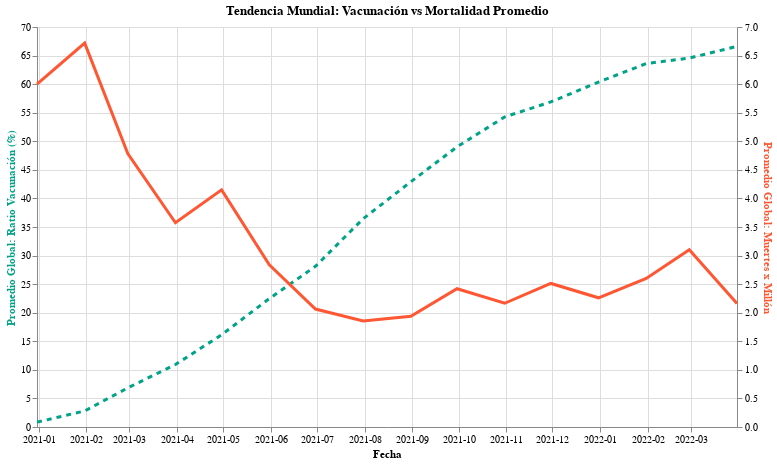

Here is the notebook cell this chart was saved with:
### Code cell
# --- 1. PREPARACIÓN DE DATOS GLOBAL ---
df['date'] = pd.to_datetime(df['date'])

# Calculamos la tasa por millón a nivel fila (diario por país) si no existe
# Esto es necesario para luego poder sacar el promedio global de esta tasa
if 'population' in df.columns:
    df['death_rate_per_million'] = (df['New_deaths'] / df['population']) * 1_000_000
else:
    # Fallback por si no hay población, usamos muertes directas
    df['death_rate_per_million'] = df['New_deaths']

# Agrupamos SOLO por fecha (Month End) para obtener el promedio mundial
# .mean() aquí colapsa todos los países en un solo valor por mes
df_global = df.set_index('date').resample('ME').agg({
    'ratio': 'mean',                    # Promedio del avance de vacunación
    'death_rate_per_million': 'mean'    # Promedio de la tasa de mortalidad
}).reset_index()

# --- 2. CREACIÓN DEL GRÁFICO ---
base = alt.Chart(df_global).encode(
    x=alt.X('date:T', title='Fecha', axis=alt.Axis(format='%Y-%m'))
)

# Línea 1: Ratio Vacunación Promedio (Punteada, Cian)
line_vaccine = base.mark_line(strokeDash=[5, 5], strokeWidth=3).encode(
    y=alt.Y('ratio:Q', 
            title='Promedio Global: Ratio Vacunación (%)', 
            axis=alt.Axis(titleColor='#00A388')),
    color=alt.value('#00A388'), # Mismo color cian/verde
    tooltip=['date', alt.Tooltip('ratio', format='.2f')]
)

# Línea 2: Tasa Muertes Promedio (Sólida, Rojo/Naranja)
line_death = base.mark_line(strokeWidth=3).encode(
    y=alt.Y('death_rate_per_million:Q', 
            title='Promedio Global: Muertes x Millón', 
            axis=alt.Axis(titleColor='#FF5733')),
    color=alt.value('#FF5733'), # Mismo color rojo/naranja
    tooltip=['date', alt.Tooltip('death_rate_per_million', format='.2f')]
)

# --- 3. COMBINACIÓN ---
chart_global = alt.layer(
    line_vaccine, 
    line_death
).resolve_scale(
    y='independent' # Escalas independientes
).properties(
    title='Tendencia Mundial: Vacunación vs Mortalidad Promedio',
    width=700,
    height=400
)

display(chart_global)

### Figure 1 — Vega-Lite specification as saved in the notebook (floating-point values rounded to 4 significant figures)
{"config": {"view": {"continuousWidth": 300, "continuousHeight": 300}}, "layer": [{"mark": {"type": "line", "strokeDash": [5, 5], "strokeWidth": 3}, "encoding": {"color": {"value": "#00A388"}, "tooltip": [{"field": "date", "type": "temporal"}, {"field": "ratio", "format": ".2f", "type": "quantitative"}], "x": {"axis": {"format": "%Y-%m"}, "field": "date", "title": "Fecha", "type": "temporal"}, "y": {"axis": {"titleColor": "#00A388"}, "field": "ratio", "title": "Promedio Global: Ratio Vacunación (%)", "type": "quantitative"}}}, {"mark": {"type": "line", "strokeWidth": 3}, "encoding": {"color": {"value": "#FF5733"}, "tooltip": [{"field": "date", "type": "temporal"}, {"field": "death_rate_per_million", "format": ".2f", "type": "quantitative"}], "x": {"axis": {"format": "%Y-%m"}, "field": "date", "title": "Fecha", "type": "temporal"}, "y": {"axis": {"titleColor": "#FF5733"}, "field": "death_rate_per_million", "title": "Promedio Global: Muertes x Millón", "type": "quantitative"}}}], "data": {"name": "data-2dc8deb1dd44f02da98165fd1daf74cb"}, "height": 400, "resolve": {"scale": {"y": "independent"}}, "title": "Tendencia Mundial: Vacunación vs Mortalidad Promedio", "width": 700, "$schema": "https://vega.github.io/schema/vega-lite/v5.20.1.json", "datasets": {"data-2dc8deb1dd44f02da98165fd1daf74cb": [{"date": "2020-12-31T00:00:00", "ratio": 0.8534, "death_rate_per_million": 5.999}, {"date": "2021-01-31T00:00:00", "ratio": 2.806, "death_rate_per_million": 6.718}, {"date": "2021-02-28T00:00:00", "ratio": 6.846, "death_rate_per_million": 4.787}, {"date": "2021-03-31T00:00:00", "ratio": 10.94, "death_rate_per_million": 3.575}, {"date": "2021-04-30T00:00:00", "ratio": 16.14, "death_rate_per_million": 4.15}, {"date": "2021-05-31T00:00:00", "ratio": 22.47, "death_rate_per_million": 2.839}, {"date": "2021-06-30T00:00:00", "ratio": 28.12, "death_rate_per_million": 2.064}, {"date": "2021-07-31T00:00:00", "ratio": 36.45, "death_rate_per_million": 1.854}, {"date": "2021-08-31T00:00:00", "ratio": 42.92, "death_rate_per_million": 1.939}, {"date": "2021-09-30T00:00:00", "ratio": 49.03, "death_rate_per_million": 2.42}, {"date": "2021-10-31T00:00:00", "ratio": 54.26, "death_rate_per_million": 2.165}, {"date": "2021-11-30T00:00:00", "ratio": 56.89, "death_rate_per_million": 2.512}, {"date": "2021-12-31T00:00:00", "ratio": 60.37, "death_rate_per_million": 2.261}, {"date": "2022-01-31T00:00:00", "ratio": 63.6, "death_rate_per_million": 2.6}, {"date": "2022-02-28T00:00:00", "ratio": 64.56, "death_rate_per_million": 3.104}, {"date": "2022-03-31T00:00:00", "ratio": 66.61, "death_rate_per_million": 2.161}]}}
